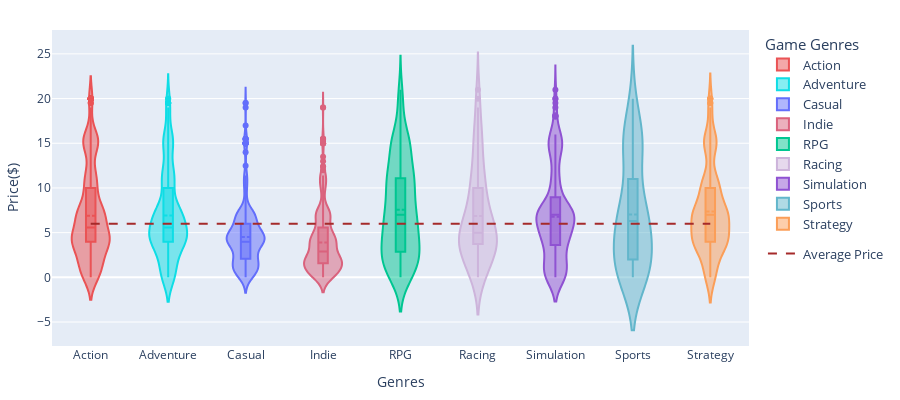

The notebook cell saved with this chart:
### Code cell
# add trend line in the violin plot
fig = go.Figure()

genres = ["Action","Adventure","Casual","Indie","RPG","Racing","Simulation","Sports","Strategy"]
colors = ["#EA5355","#0FDDE5", "#636EFB", "#DA627D", "#00C691","#CDB4DB","#8F52D2","#62B6CB","#FB9E58"]
colors_rgb = ["rgba(234,83,85,0.5)","rgba(15,221,229,0.5)", "rgba(99,110,251,0.5)", "rgba(218,98,125,0.5)", "rgba(0,198,145,0.5)","rgba(205,180,219,0.5)","rgba(143,82,210,0.5)","rgba(98,182,203,0.5)","rgba(251,158,88,0.5)"]
for i, genre in enumerate(genres):
    fig.add_trace(go.Violin(x=steam_df['genres'][steam_df['genres'] == genre],
                            y=steam_df['price'][steam_df['genres'] == genre],
                            name=genre,
                            box_visible=True,
                            meanline_visible=True,
                            fillcolor=colors_rgb[i],
                            line_color=colors[i],
                            showlegend=True,
                            legendgroup='genres'))
# Add a scatter trace for the average price
avg_price = steam_df["price"].mean()
fig.add_trace(go.Scatter(x=genres, y=[avg_price]*len(genres),
                         name="Average Price",
                         mode="lines",
                         line=dict(color="brown", dash="dash"),
                         showlegend=True))    

# Adjustments to specific visual presentations
fig.update_yaxes(title_text="Price($)")
fig.update_xaxes(title_text="Genres")
fig.update_layout(
    width=900,
    height=400,
    margin=dict(l=30, r=30, t=30, b=50),
    yaxis_range=[0, None],
    legend=dict(
        title='Game Genres',
        title_font=dict(size=15),
        font=dict(size=13)
    )
)
fig.show()

### Figure 1 — Plotly figure (JSON) as saved in the notebook; plotly's stock layout.template omitted (floating-point values rounded to 4 significant figures; data arrays with more than 128 entries replaced by an {"elided": "..."} marker saying what was removed)
{"data": [{"box": {"visible": true}, "fillcolor": "rgba(234,83,85,0.5)", "legendgroup": "genres", "line": {"color": "#EA5355"}, "meanline": {"visible": true}, "name": "Action", "showlegend": true, "type": "violin", "x": {"elided": "748 str values"}, "y": {"elided": "748 float values"}}, {"box": {"visible": true}, "fillcolor": "rgba(15,221,229,0.5)", "legendgroup": "genres", "line": {"color": "#0FDDE5"}, "meanline": {"visible": true}, "name": "Adventure", "showlegend": true, "type": "violin", "x": {"elided": "488 str values"}, "y": {"elided": "488 float values"}}, {"box": {"visible": true}, "fillcolor": "rgba(99,110,251,0.5)", "legendgroup": "genres", "line": {"color": "#636EFB"}, "meanline": {"visible": true}, "name": "Casual", "showlegend": true, "type": "violin", "x": {"elided": "556 str values"}, "y": {"elided": "556 float values"}}, {"box": {"visible": true}, "fillcolor": "rgba(218,98,125,0.5)", "legendgroup": "genres", "line": {"color": "#DA627D"}, "meanline": {"visible": true}, "name": "Indie", "showlegend": true, "type": "violin", "x": {"elided": "757 str values"}, "y": {"elided": "757 float values"}}, {"box": {"visible": true}, "fillcolor": "rgba(0,198,145,0.5)", "legendgroup": "genres", "line": {"color": "#00C691"}, "meanline": {"visible": true}, "name": "RPG", "showlegend": true, "type": "violin", "x": {"elided": "225 str values"}, "y": {"elided": "225 float values"}}, {"box": {"visible": true}, "fillcolor": "rgba(205,180,219,0.5)", "legendgroup": "genres", "line": {"color": "#CDB4DB"}, "meanline": {"visible": true}, "name": "Racing", "showlegend": true, "type": "violin", "x": ["Racing", "Racing", "Racing", "Racing", "Racing", "Racing", "Racing", "Racing", "Racing", "Racing", "Racing", "Racing", "Racing", "Racing", "Racing", "Racing", "Racing", "Racing", "Racing", "Racing", "Racing", "Racing", "Racing", "Racing", "Racing", "Racing", "Racing", "Racing", "Racing", "Racing", "Racing", "Racing", "Racing", "Racing", "Racing", "Racing", "Racing", "Racing", "Racing", "Racing", "Racing", "Racing", "Racing", "Racing", "Racing", "Racing", "Racing", "Racing", "Racing", "Racing", "Racing", "Racing", "Racing", "Racing", "Racing", "Racing", "Racing", "Racing", "Racing", "Racing", "Racing", "Racing", "Racing", "Racing", "Racing", "Racing", "Racing", "Racing", "Racing", "Racing", "Racing", "Racing", "Racing"], "y": [5.99, 3.99, 3.99, 3.99, 4.99, 3.99, 1.99, 2.49, 0, 16.99, 6.99, 4.99, 4.99, 4.99, 8.59, 9.99, 9.99, 4.99, 10.99, 3.99, 8.99, 6.99, 14.99, 19.99, 14.99, 6.99, 7.99, 10.99, 7.99, 14.99, 16.99, 6.99, 4.79, 3.99, 11.99, 4.99, 2.09, 1.99, 6.99, 3.99, 2.99, 15.49, 3.99, 3.99, 4.99, 3.99, 3.99, 1.59, 11.39, 12.49, 6.99, 18.99, 4.79, 0, 0, 7.19, 4.79, 11.39, 7.19, 20.99, 1.99, 1.99, 9.29, 0, 2.09, 0.79, 2.89, 2.89, 3.99, 11.39, 2.5, 14.49, 0]}, {"box": {"visible": true}, "fillcolor": "rgba(143,82,210,0.5)", "legendgroup": "genres", "line": {"color": "#8F52D2"}, "meanline": {"visible": true}, "name": "Simulation", "showlegend": true, "type": "violin", "x": {"elided": "291 str values"}, "y": {"elided": "291 float values"}}, {"box": {"visible": true}, "fillcolor": "rgba(98,182,203,0.5)", "legendgroup": "genres", "line": {"color": "#62B6CB"}, "meanline": {"visible": true}, "name": "Sports", "showlegend": true, "type": "violin", "x": ["Sports", "Sports", "Sports", "Sports", "Sports", "Sports", "Sports", "Sports", "Sports", "Sports", "Sports", "Sports", "Sports", "Sports", "Sports", "Sports", "Sports", "Sports", "Sports", "Sports", "Sports", "Sports", "Sports", "Sports", "Sports", "Sports", "Sports", "Sports", "Sports", "Sports", "Sports", "Sports", "Sports", "Sports", "Sports", "Sports", "Sports", "Sports", "Sports", "Sports", "Sports", "Sports", "Sports", "Sports", "Sports", "Sports"], "y": [6.99, 15.99, 6.99, 2.09, 3.99, 2.09, 6.99, 15.49, 18.99, 14.99, 5.59, 10.99, 3.99, 14.99, 6.99, 4.99, 0, 3.99, 10.99, 0, 0, 6.99, 2.89, 15.49, 14.99, 1.99, 1.69, 0.79, 0.79, 6.99, 15.49, 3.99, 0, 10.99, 19.99, 7.19, 0, 0.79, 7.19, 15.49, 8.99, 3.99, 0, 14.99, 0, 4.79]}, {"box": {"visible": true}, "fillcolor": "rgba(251,158,88,0.5)", "legendgroup": "genres", "line": {"color": "#FB9E58"}, "meanline": {"visible": true}, "name": "Strategy", "showlegend": true, "type": "violin", "x": {"elided": "420 str values"}, "y": {"elided": "420 float values"}}, {"line": {"color": "brown", "dash": "dash"}, "mode": "lines", "name": "Average Price", "showlegend": true, "type": "scatter", "x": ["Action", "Adventure", "Casual", "Indie", "RPG", "Racing", "Simulation", "Sports", "Strategy"], "y": [5.99, 5.99, 5.99, 5.99, 5.99, 5.99, 5.99, 5.99, 5.99]}], "layout": {"height": 400, "legend": {"font": {"size": 13}, "title": {"font": {"size": 15}, "text": "Game Genres"}}, "margin": {"b": 50, "l": 30, "r": 30, "t": 30}, "width": 900, "xaxis": {"title": {"text": "Genres"}}, "yaxis": {"range": [0, null], "title": {"text": "Price($)"}}}}
